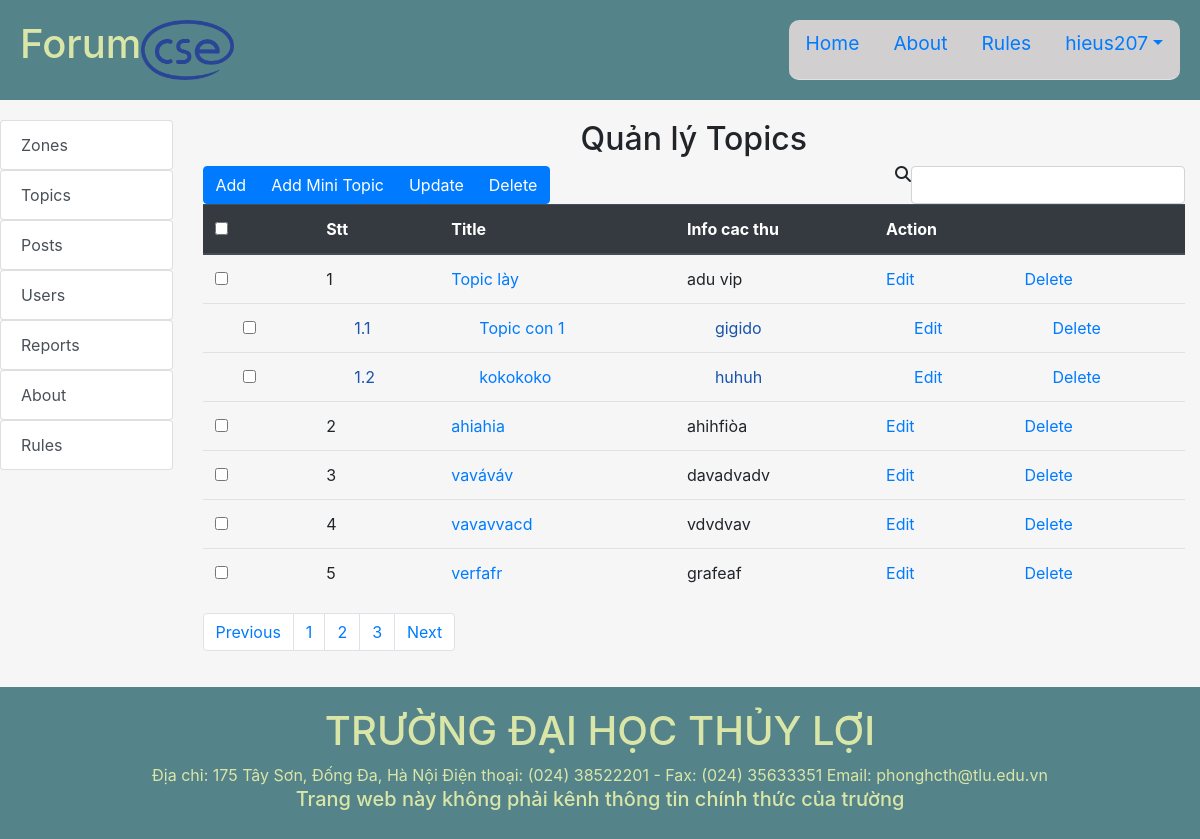
/Forum/index.php?controller=admin&action=view_z&z_id=1 (signed in), run on an earlier commit of the app's database.
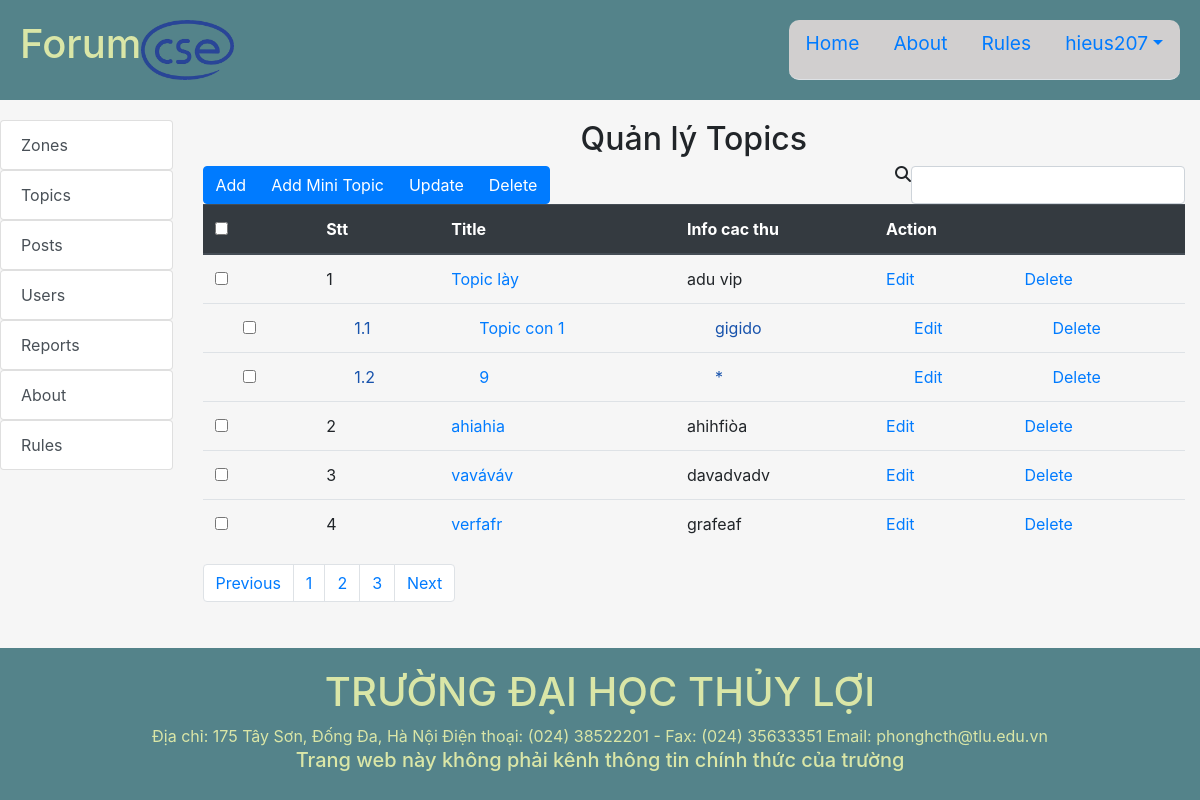
And on a later commit of the database.
### tables this page shows
CREATE TABLE `topics` (
  `topic_id` int(11) NOT NULL,
  `title` varchar(255) NOT NULL,
  `description` varchar(255) DEFAULT NULL,
  `zone_id` int(11) NOT NULL
);

CREATE TABLE `mitopics` (
  `mitopic_id` int(11) NOT NULL,
  `title` varchar(255) NOT NULL,
  `description` varchar(255) NOT NULL,
  `topic_id` int(11) NOT NULL
);

### Forum/index.php (called while the page is built, shortened)
<?php
$action = isset($_GET['action']) ? $_GET['action'] : 'index';
$object = new $controller;
$object->$action();
?>

### Forum/path.php (called while the page is built, shortened)
<?php
    $URL="http://localhost:8080/Forum/index.php?controller="
?>

### Forum/models/model.php (called while the page is built, shortened)
<?php
    require_once("path.php");
    function openConnect(){
        $conn=mysqli_connect(HOST,USER,PASS,DB);
        return $conn;
    }
?>

### Forum/models/TopicModel.php (called while the page is built, shortened)
<?php
    require_once("model.php");
    class TopicModel{
        public $connection;
        function TopicModel($title='',$description=''){
            $this->connection=openConnect();
        }
        function getTpInZn($z_id){
            $sql="SELECT * FROM ". self::TABLE ." WHERE zone_id='$z_id'";
            $rs=mysqli_query($this->connection,$sql);
            $result=mysqli_fetch_all($rs,MYSQLI_ASSOC);
            return $result;
        }
    }
?>

### Forum/models/MitopicModel.php (called while the page is built, shortened)
<?php
    require_once("model.php");
    class MitopicModel{
        public $connection;
        function MitopicModel($title='',$description='',$topic_id=''){
            $this->connection=openConnect();
        }
        function selectAll($data=[]){
            $sql="SELECT * FROM ". self::TABLE;
            $rs=mysqli_query($this->connection,$sql);
            $result=mysqli_fetch_all($rs,MYSQLI_ASSOC);
            return $result;
        }
    }
?>

### Forum/views/admin/topics/index.php (the view, shortened to what the changed rows need)
<?php include_once("path.php");
global $ROOT_PATH;
?>
<?php include($ROOT_PATH."/includes/headerp1.php");?>
<link rel="stylesheet" href="assets/css/admin.css">
<?php include($ROOT_PATH."/includes/headerp2.php");?>
<?php include($ROOT_PATH."/includes/admin_headerp3.php");?>
                <div class="col-md-10">
                    <h2 class="text-center">Quản lý Topics</h2>
                    <div class="list-posted">
                        <form action="<?php echo $URL."admin&action=topics_index";?>" method="post">
                        <table class="table">
                            <thead class="thead-dark">
                                <tr>
                                    <th>
                                    <input type="checkbox" name="" id="">
                                    </th>
                                    <th>Stt</th>
                                    <th>Title</th>
                                    <th>Info cac thu</th>
                                    <th colspan="2">Action</th>
                                </tr>
                            </thead>
                            <tbody>
                                <?php foreach ($topics as $key=>$topic):?>
                                    <tr>
                                        <td scope="row"><input type="checkbox" name="tp_id[]" value="<?php echo $topic['topic_id'];?>"></td>
                                        <td><?php echo $key+1;?></td>
                                        <td><a href="<?php echo $URL."admin&action=view_tp&tp_id=".$topic['topic_id'];?>"><?php echo $topic['title'];?></a></td>
                                        <td><?php echo $topic['description'];?></td>
                                        <td><a href="<?php echo $URL."admin&action=update_tp&tp_id=".$topic['topic_id'];?>">Edit</a></td>
                                        <td><a href="<?php echo $URL."admin&action=del_tp&tp_id=".$topic['topic_id'];?>" onclick="return confirm('Bạn có chắc muốn xóa topic này? (Sẽ xóa cả các mini topic và post bên trong)')">Delete</a></td>
                                    </tr>
                                    <?php $i=1;?>
                                    <?php foreach ($mitopics as $mitopic):?>
                                        <?php if($mitopic['topic_id']==$topic['topic_id']):?>
                                        <tr class="trchild">
                                            <td scope="row"><input type="checkbox" name="mtp_id[]" value="<?php echo $mitopic['mitopic_id'];?>"></td>
                                            <td><?php echo ($key+1).'.'.$i++;?></td>
                                            <td><a href="<?php echo $URL."admin&action=view_tp&mtp_id=".$mitopic['mitopic_id'];?>"><?php echo $mitopic['title'];?></a></td>
                                            <td><?php echo $mitopic['description'];?></td>
                                            <td><a href="<?php echo $URL."admin&action=update_mtp&mtp_id=".$mitopic['mitopic_id'];?>">Edit</a></td>
                                            <td><a href="<?php echo $URL."admin&action=del_mtp&mtp_id=".$mitopic['mitopic_id'];?>" onclick="return confirm('Bạn có chắc muốn xóa mini topic đã chọn? (Sẽ xóa cả các post bên trong)')">Delete</a></td>
                                        </tr>
                                        <?php endif; ?>
                                    <?php endforeach;?>
                                <?php endforeach;?>
                            </tbody>
                        </table>
                        </form>
                    </div>
                </div>
            </div>
        </div>
    </div>
<?php include($ROOT_PATH."/includes/footer.php");?>

What changed in the data, as far as the page shows it:
removed mitopics: title "kokokoko", description "huhuh", shown under topics "Topic lày"
removed topics: title "vavavvacd", description "vdvdvav"
added mitopics: title "9", description "*", shown under topics "Topic lày"
